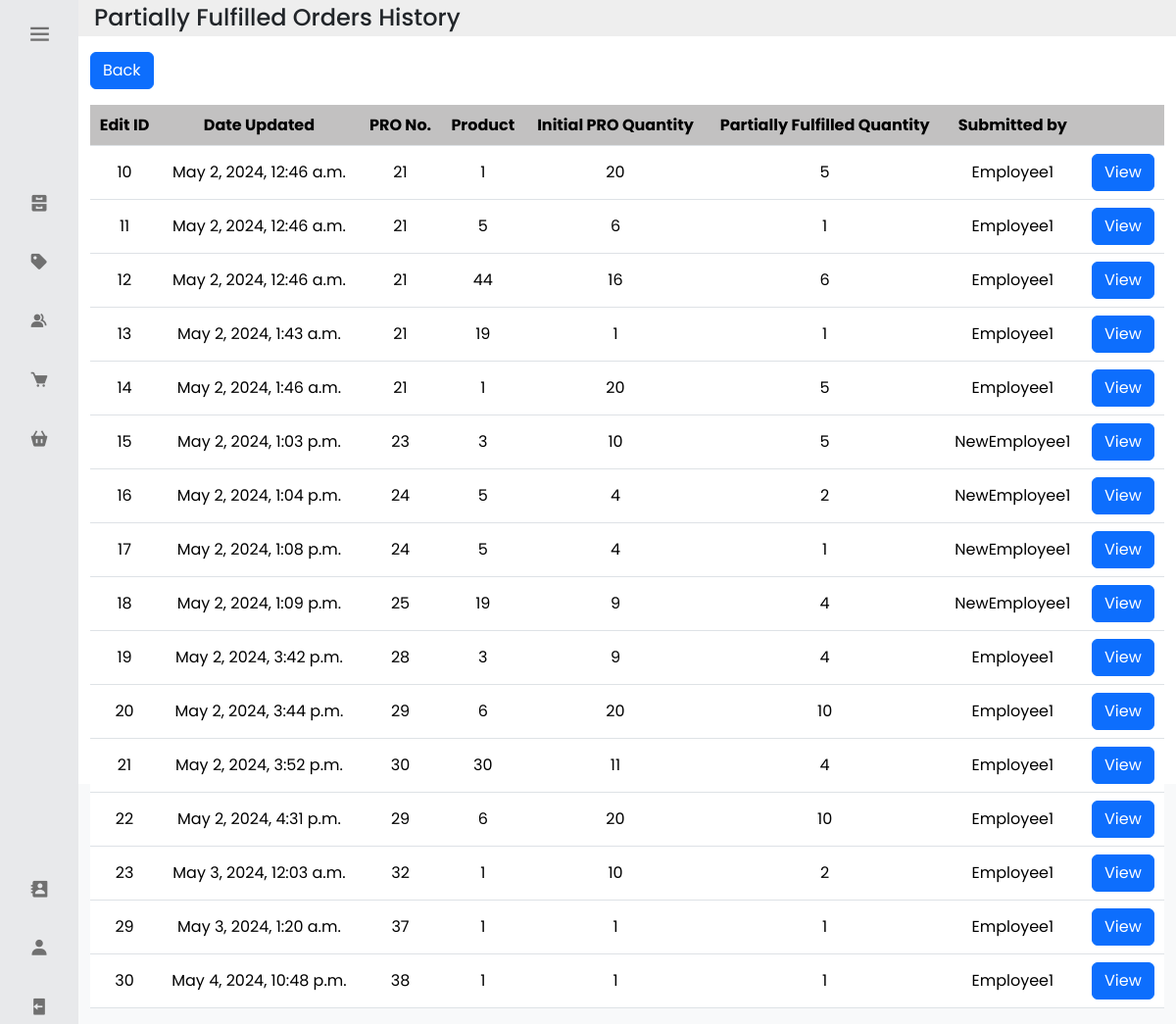
The page /history_partially_fulfilled/ (signed in) on the database its author committed.
### inventoryapp/models.py (models this page shows, shortened)
class Partially_Fulfilled_History(models.Model):
    Partially_Fulfill_Edit_ID = models.AutoField(primary_key=True)
    Date_Updated = models.DateTimeField()
    Partially_Fulfilled_Quantity = models.PositiveIntegerField(validators=[MaxValueValidator(99999)])
    Image_Report = models.ImageField(upload_to='partially_fulfilled_images/', null=True, blank=True)
    Text_Report = models.TextField(validators =[MaxLengthValidator(1024)])
    Stock = models.ForeignKey(Stock_Ordered, on_delete=models.PROTECT)
    Account_ID = models.ForeignKey(Account, on_delete=models.PROTECT)

class Stock_Ordered(models.Model):
    Product_ID = models.ForeignKey(Product, on_delete=models.PROTECT)
    Product_Requisition_ID = models.ForeignKey(Product_Requisition_Order, on_delete=models.PROTECT)
    Quantity = models.PositiveIntegerField( validators=[MaxValueValidator(99999)])

class Product_Requisition_Order(models.Model):
    Product_Requisition_ID = models.AutoField(primary_key=True)
    Creation_Date = models.DateTimeField()
    Estimated_Receiving_Date = models.DateField()
    Received_Date = models.DateTimeField(null=True, blank=True)
    PRO_Manufacturer = models.CharField(max_length=32)
    Total_Cost = models.DecimalField(max_digits=9, decimal_places=2, validators=[MinValueValidator(0)])
    Notes = models.TextField(validators =[MaxLengthValidator(1024)], null=True, blank=True)
    Progress = models.CharField(max_length=16, default = "Pending")
    PRO_Status = models.CharField(max_length=16, default = "Ongoing")
    Account_ID_Closed_by = models.ForeignKey('Account', on_delete=models.CASCADE, related_name='pro_closed', null=True, blank=True)
    Account_ID_Created_by = models.ForeignKey('Account', on_delete=models.CASCADE, related_name='pro_created')

class Product(models.Model):
    Product_ID = models.AutoField(primary_key=True)
    EAS_Product_ID = models.CharField(max_length=32, unique=True)
    Name = models.CharField(max_length=64)
    Picture = models.ImageField(null=True, blank=True, upload_to='product_images/', )
    SKU = models.CharField(max_length=32)
    Price = models.DecimalField(max_digits=7, decimal_places=2, validators=[MinValueValidator(0)])
    Actual_Inventory_Count = models.PositiveIntegerField(validators =[MaxValueValidator(99999)])
    Reserved_Inventory_Count = models.PositiveIntegerField(validators =[MaxValueValidator(99999)], default = 0)
    To_Be_Received_Inventory_Count = models.PositiveIntegerField(validators =[MaxValueValidator(99999)], default = 0)
    Visibility = models.BooleanField(default=True)
    Product_Low_Stock_Threshold = models.PositiveIntegerField(validators =[MaxValueValidator(99999)], null=True, blank=True)
    Product_Stock_Status = models.CharField(max_length=16)
    Category = models.ForeignKey("Category", on_delete=models.PROTECT)

class Account(models.Model):
    Account_ID = models.AutoField(primary_key=True)
    user = models.OneToOneField(User, on_delete=models.CASCADE)
    Profile_Picture = models.ImageField(upload_to='account_pfps/', null=True, blank=True)
    First_Name = models.CharField(max_length=32)
    Last_Name = models.CharField(max_length=32)
    Role = models.CharField(max_length = 32)
    Visibility = models.BooleanField(default=True)
    def __str__(self):
        return str(self.user)

### inventoryapp/views.py (the view)
# urls.py: path('history_partially_fulfilled/', views.history_partially_fulfilled, name='history_partially_fulfilled'),
@login_required
def history_partially_fulfilled(request):
    partially_fulfilled_history = Partially_Fulfilled_History.objects.all()
    return render(request, 'inventoryapp/history_partially_fulfilled.html' , {'partially_fulfilled_history':partially_fulfilled_history})

### inventoryapp/templates/inventoryapp/history_partially_fulfilled.html (shortened to what this page needs)
<link rel="stylesheet" href="https://cdnjs.cloudflare.com/ajax/libs/twitter-bootstrap/5.3.0/css/bootstrap.min.css">
<link rel="stylesheet" href="https://cdn.datatables.net/2.0.0/css/dataTables.bootstrap5.css">
{% extends 'inventoryapp/base.html' %}
{% load static %}
{% block content %}
<head>
</head>
<body class="bg-light">
<div class="container-fluid">
    <div class="row p-1" style="background-color: #eee;">
        <div class="col-md-auto d-flex align-items-center">
            <h4 class="m-0 mr-3">Partially Fulfilled Orders History</h4>
        </div>
    </div>
    <div class="row mt-3">
        <div class="col-md-auto">
          <a href="{% url 'current_pros' %}" class="btn btn-primary">Back</a>
        </div>
    </div>
    <div class="row mt-3">
        <div class="table-responsive">
            <table id="partiallyFulfilledOrders" class="table text-center">
                <thead>
                <tr>
                    <th scope="col" style="background-color: #C2C1C1; text-align: center;">Edit ID</th>
                    <th scope="col" style="background-color: #C2C1C1; text-align: center;">Date Updated</th>
                    <th scope="col" style="background-color: #C2C1C1; text-align: center;">PRO No.</th>
                    <th scope="col" style="background-color: #C2C1C1; text-align: center;">Product</th>
                    <th scope="col" style="background-color: #C2C1C1; text-align: center;">Initial PRO Quantity</th>
                    <th scope="col" style="background-color: #C2C1C1; text-align: center;">Partially Fulfilled Quantity</th>
                    <th scope="col" style="background-color: #C2C1C1; text-align: center;">Submitted by</th>
                    <th scope="col" style="background-color: #C2C1C1; text-align: center;"></th>
                </tr>
                </thead>
                <tbody>
                {% for item in partially_fulfilled_history %}
                <tr>
                    <td style="text-align: center; vertical-align: middle;">{{ item.Partially_Fulfill_Edit_ID }}</td>
                    <td style="text-align: center; vertical-align: middle;">{{ item.Date_Updated }}</td>
                    <td style="text-align: center; vertical-align: middle;">{{ item.Stock.Product_Requisition_ID.Product_Requisition_ID }}</td>
                    <td style="text-align: center; vertical-align: middle;">{{ item.Stock.Product_ID.Product_ID }}</td>
                    <td style="text-align: center; vertical-align: middle;">{{ item.Stock.Quantity }}</td>
                    <td style="text-align: center; vertical-align: middle;">{{ item.Partially_Fulfilled_Quantity }}</td>
                    <td style="text-align: center; vertical-align: middle;">{{ item.Account_ID }}</td>
                    <td>
                        <button type="button" class="btn btn-primary btn-view" data-bs-toggle="modal" data-bs-target="#partiallyModal" data-partially-pk="{{ item.Partially_Fulfill_Edit_ID }}">View</button>
                    </td>
                </tr>
                {% endfor %}
                </tbody>
            </table>
        </div>
    </div>
</div>
</body>
{% endblock %}

### inventoryapp/templates/inventoryapp/base.html (shortened to what this page needs)
{% load static %}
<!DOCTYPE html>
<html lang = "en">
<head>
    <link href="https://cdn.jsdelivr.net/npm/bootstrap@5.3.3/dist/css/bootstrap.min.css" rel="stylesheet">
    <link rel="stylesheet" href="{% static 'base.css' %}">
    <link href='https://unpkg.com/boxicons@2.1.4/css/boxicons.min.css' rel='stylesheet'>
</head>
<body>
    <nav class="sidebar close">
        <header>
            <div class="image-text">
            </div>
            <i class='bx bx-menu toggle' id = "btn"></i>
        </header>
        <div class="menu-bar">
            <div class="menu">
                <ul class="menu-links">
                    <li class="nav-link">
                    </li>
                    <li class="nav-link">
                        <a href="{% url 'current_inventory' %}">
                            <i class='bx bxs-cabinet icon' ></i>
                        </a>
                    </li>
                    <li class="nav-link">
                        <a href="{% url 'categories_consignee_tags' %}">
                            <i class='bx bxs-purchase-tag icon' ></i>
                        </a>
                    </li>
                    <li class="nav-link">
                        <a href="{% url 'current_customers' %}">
                            <i class='bx bxs-group icon' ></i>
                        </a>
                    </li>
                    <li class="nav-link">
                        <a href="{% url 'current_pos' %}">
                            <i class='bx bxs-cart icon'></i>
                        </a>
                    </li>
                    <li class="nav-link">
                        <a href="{% url 'current_pros' %}">
                            <i class='bx bxs-basket icon'></i>
                        </a>
                    </li>
                </ul>
            </div>
            <div class="bottom-content">
                {% if request.user.is_superuser %}
                    <li class="nav-link">
                        <a href="{% url 'employee_accounts' %}">
                            <i class='bx bxs-contact icon'></i>
                        </a>
                    </li>
                {% endif %}
                <li class="nav-link">
                    <a href="{% url 'my_account' %}">
                        <i class='bx bxs-user icon'></i>
                    </a>
                </li>
                <li class="nav-link">
                    <a href="{% url 'account_logout' %}">
                        <i class='bx bxs-log-out icon' ></i>
                    </a>
                </li>
            </div>
        </div>
    </nav>
    <section class="home">
        <div>
            {% block content %}
            {% endblock %}
        </div>
    </section>
</body>
</html>

### inventoryapp/static/base.css (style rules this page uses)
* { font-family: 'Poppins', sans-serif; margin: 0; padding: 0; box-sizing: border-box; }
:root { --body-color: #fff; --sidebar-color: #e8e9eb; --primary-color: #970101; --primary-color-light: #800080; --toggle-color: #ddd; --text-color: #707070; --tran-02: all 0.2s ease; --tran-03: all 0.3s ease; --tran-04: all 0.4s ease; --tran-05: all 0.5s ease; }
.sidebar { position: fixed; top: 0; left: 0; height: 100%; width: 270px; padding: 10px 10px; background: var(--sidebar-color); transition: var(--tran-05); z-index: 100; }
.sidebar.close { width: 80px; }
.sidebar li { position: relative; height: 50px; margin-top: 10px; list-style: none; display: flex; align-items: center; border-radius: 6px; }
.sidebar li .icon { display: flex; align-items: center; justify-content: center; min-width: 60px; font-size: 20px; }
.sidebar li .icon, .sidebar li .text { color: var(--text-color); transition: var(--tran-02); }
.sidebar header { position: relative; }
.sidebar header .image-text { display: flex; align-items: center; margin: 0; padding: 0; }
.sidebar #btn { position: absolute; color: var(--text-color); left: 105%; top: 8px; font-size: 28px; height: 50px; width: 50px; text-align: center; line-height: 35px; transform: translate(-115%); }
.sidebar.close header .toggle { transform: translateY(-95%); }
.sidebar .menu { margin-top: 35px; }
.sidebar li a { height: 100%; width: 100%; display: flex; align-items: center; text-decoration: none; border-radius: 6px; transition: var(--tran-04); }
.sidebar .menu-bar { height: calc(100% - 50px); display: flex; flex-direction: column; justify-content: space-between; }
.menu-links { padding-left: 0; }
.home { position: relative; left: 270px; height: 100vh; width: calc(100% - 80px); background: var(--body-color); transition: var(--tran-05); }
.sidebar.close ~ .home { left: 80px; width: calc(100% - 80px); }

### rows shown on the page
Partially_Fulfilled_History: Partially_Fulfill_Edit_ID "10", Date_Updated "May 2, 2024, 12:46 a.m.", Stock.Product_Requisition_ID.Product_Requisition_ID "21", Stock.Product_ID.Product_ID "1", Stock.Quantity "20", Partially_Fulfilled_Quantity "5", Account_ID "Employee1"
Partially_Fulfilled_History: Partially_Fulfill_Edit_ID "11", Date_Updated "May 2, 2024, 12:46 a.m.", Stock.Product_Requisition_ID.Product_Requisition_ID "21", Stock.Product_ID.Product_ID "5", Stock.Quantity "6", Partially_Fulfilled_Quantity "1", Account_ID "Employee1"
Partially_Fulfilled_History: Partially_Fulfill_Edit_ID "12", Date_Updated "May 2, 2024, 12:46 a.m.", Stock.Product_Requisition_ID.Product_Requisition_ID "21", Stock.Product_ID.Product_ID "44", Stock.Quantity "16", Partially_Fulfilled_Quantity "6", Account_ID "Employee1"
Partially_Fulfilled_History: Partially_Fulfill_Edit_ID "13", Date_Updated "May 2, 2024, 1:43 a.m.", Stock.Product_Requisition_ID.Product_Requisition_ID "21", Stock.Product_ID.Product_ID "19", Stock.Quantity "1", Partially_Fulfilled_Quantity "1", Account_ID "Employee1"
Partially_Fulfilled_History: Partially_Fulfill_Edit_ID "14", Date_Updated "May 2, 2024, 1:46 a.m.", Stock.Product_Requisition_ID.Product_Requisition_ID "21", Stock.Product_ID.Product_ID "1", Stock.Quantity "20", Partially_Fulfilled_Quantity "5", Account_ID "Employee1"
Partially_Fulfilled_History: Partially_Fulfill_Edit_ID "15", Date_Updated "May 2, 2024, 1:03 p.m.", Stock.Product_Requisition_ID.Product_Requisition_ID "23", Stock.Product_ID.Product_ID "3", Stock.Quantity "10", Partially_Fulfilled_Quantity "5", Account_ID "NewEmployee1"
Partially_Fulfilled_History: Partially_Fulfill_Edit_ID "16", Date_Updated "May 2, 2024, 1:04 p.m.", Stock.Product_Requisition_ID.Product_Requisition_ID "24", Stock.Product_ID.Product_ID "5", Stock.Quantity "4", Partially_Fulfilled_Quantity "2", Account_ID "NewEmployee1"
Partially_Fulfilled_History: Partially_Fulfill_Edit_ID "17", Date_Updated "May 2, 2024, 1:08 p.m.", Stock.Product_Requisition_ID.Product_Requisition_ID "24", Stock.Product_ID.Product_ID "5", Stock.Quantity "4", Partially_Fulfilled_Quantity "1", Account_ID "NewEmployee1"
Partially_Fulfilled_History: Partially_Fulfill_Edit_ID "18", Date_Updated "May 2, 2024, 1:09 p.m.", Stock.Product_Requisition_ID.Product_Requisition_ID "25", Stock.Product_ID.Product_ID "19", Stock.Quantity "9", Partially_Fulfilled_Quantity "4", Account_ID "NewEmployee1"
Partially_Fulfilled_History: Partially_Fulfill_Edit_ID "19", Date_Updated "May 2, 2024, 3:42 p.m.", Stock.Product_Requisition_ID.Product_Requisition_ID "28", Stock.Product_ID.Product_ID "3", Stock.Quantity "9", Partially_Fulfilled_Quantity "4", Account_ID "Employee1"
Partially_Fulfilled_History: Partially_Fulfill_Edit_ID "20", Date_Updated "May 2, 2024, 3:44 p.m.", Stock.Product_Requisition_ID.Product_Requisition_ID "29", Stock.Product_ID.Product_ID "6", Stock.Quantity "20", Partially_Fulfilled_Quantity "10", Account_ID "Employee1"
Partially_Fulfilled_History: Partially_Fulfill_Edit_ID "21", Date_Updated "May 2, 2024, 3:52 p.m.", Stock.Product_Requisition_ID.Product_Requisition_ID "30", Stock.Product_ID.Product_ID "30", Stock.Quantity "11", Partially_Fulfilled_Quantity "4", Account_ID "Employee1"
Partially_Fulfilled_History: Partially_Fulfill_Edit_ID "22", Date_Updated "May 2, 2024, 4:31 p.m.", Stock.Product_Requisition_ID.Product_Requisition_ID "29", Stock.Product_ID.Product_ID "6", Stock.Quantity "20", Partially_Fulfilled_Quantity "10", Account_ID "Employee1"
Partially_Fulfilled_History: Partially_Fulfill_Edit_ID "23", Date_Updated "May 3, 2024, 12:03 a.m.", Stock.Product_Requisition_ID.Product_Requisition_ID "32", Stock.Product_ID.Product_ID "1", Stock.Quantity "10", Partially_Fulfilled_Quantity "2", Account_ID "Employee1"
Partially_Fulfilled_History: Partially_Fulfill_Edit_ID "29", Date_Updated "May 3, 2024, 1:20 a.m.", Stock.Product_Requisition_ID.Product_Requisition_ID "37", Stock.Product_ID.Product_ID "1", Stock.Quantity "1", Partially_Fulfilled_Quantity "1", Account_ID "Employee1"
Partially_Fulfilled_History: Partially_Fulfill_Edit_ID "30", Date_Updated "May 4, 2024, 10:48 p.m.", Stock.Product_Requisition_ID.Product_Requisition_ID "38", Stock.Product_ID.Product_ID "1", Stock.Quantity "1", Partially_Fulfilled_Quantity "1", Account_ID "Employee1"
